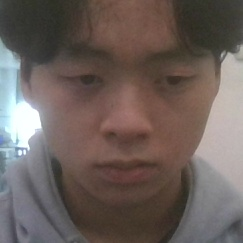
#> input picture quality_test_face_710.jpg, 243 x 243 px
$ python -i tda_experiments.py   (imports and definitions only)
#> lines starting #> are read from the running program, lines starting #| are printed output that depends on the picture; after the words box and inside, x2 and y2 are one past the last pixel; in counts of white or black regions, pixels touching at a corner belong together
"""
TDA Enhancement Experiments

This script systematically tests different TDA configurations to find optimal settings:
1. Different filtration functions (sublevel, superlevel, radial, distance transform)
2. Different persistence image resolutions (20x20, 32x32, 64x64)
3. Different bandwidths and weight functions
4. H0 only vs H0+H1 (multi-dimensional homology)

Usage:
    conda run -n face_recog python scripts/tda_experiments.py --smoke-test
    conda run -n face_recog python scripts/tda_experiments.py --full-benchmark
"""

import os
import sys
import time
import argparse
import numpy as np
from pathlib import Path
from typing import Tuple, List, Dict, Optional, Callable
from dataclasses import dataclass
import json
from tqdm import tqdm
import warnings
# [1 line not run here, left out]

# Add project root to path
PROJECT_ROOT = Path(__file__).parent.parent
sys.path.insert(0, str(PROJECT_ROOT))

# GUDHI imports
from gudhi.sklearn.cubical_persistence import CubicalPersistence
from gudhi.representations import PersistenceImage, DiagramSelector
from sklearn.pipeline import Pipeline
from sklearn.preprocessing import MinMaxScaler

# Image processing
from PIL import Image
from scipy import ndimage

# ============================================================================
# WEIGHT FUNCTIONS (for Persistence Image)
# ============================================================================

def weight_persistence_squared(x):
    """Standard: weight = (death - birth)^2 = persistence^2"""
    return (x[1] - x[0]) ** 2

def weight_death_squared(x):
    """Current: weight = death^2 (original implementation)"""
    return x[1] ** 2

def weight_linear_persistence(x):
    """Linear: weight = death - birth = persistence"""
    return x[1] - x[0]

def weight_log_persistence(x):
    """Log: weight = log(1 + persistence)"""
    return np.log1p(x[1] - x[0])

def weight_arctan_persistence(x):
    """Arctan: weight = arctan(persistence) - bounded, smooth"""
    return np.arctan(x[1] - x[0])


# ============================================================================
# FILTRATION FUNCTIONS (Image Preprocessing)
# ============================================================================

# [36 lines left out: functions filtration_sublevel, filtration_superlevel, filtration_radial, not called in this run]


def filtration_distance_transform(image: np.ndarray) -> np.ndarray:
    """
    Distance transform filtration: distance to nearest edge.
    Captures face contours and structure boundaries.
    """
    # Edge detection using Sobel
    from scipy.ndimage import sobel, distance_transform_edt

    # Compute gradient magnitude
    dx = sobel(image.astype(np.float64), axis=0)
    dy = sobel(image.astype(np.float64), axis=1)
    gradient = np.sqrt(dx**2 + dy**2)

    # Threshold to get edges
    threshold = np.percentile(gradient, 80)
    edges = gradient > threshold

    # Distance transform from edges
    dist = distance_transform_edt(~edges)

    # Normalize to [0, 255]
    if dist.max() > 0:
        dist = (dist / dist.max()) * 255.0

    return dist


# [7 lines left out: function filtration_gaussian_blur, not called in this run]


# ============================================================================
# ENHANCED TDA FEATURE EXTRACTOR
# ============================================================================

@dataclass
class TDAConfig:
    """Configuration for TDA feature extraction."""
    name: str
    homology_dims: List[int]  # [0] for H0, [0, 1] for H0+H1
    resolution: Tuple[int, int]
    bandwidth: float
    weight_fn: Callable
    filtration_fn: Callable
    stack_channels: bool = True  # If True, stack H0/H1 as channels; else concat

    def __repr__(self):
        h_str = "H0" if self.homology_dims == [0] else "H0+H1"
        return f"{self.name}({h_str}, {self.resolution[0]}x{self.resolution[1]}, bw={self.bandwidth})"


class EnhancedTDAExtractor:
    """
    Enhanced TDA feature extractor with configurable filtrations and homology.
    """

    # [463 lines left out: functions __init__, feature_dim, _prepare_images, _build_pipeline_for_dim, fit, transform and 6 more, not called in this run]


# [2 lines not run here, left out]

>>> import cv2
>>> picture = cv2.imread('../quality_test_face_710.jpg', cv2.IMREAD_GRAYSCALE)
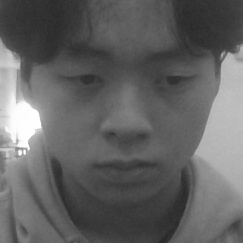
#> picture: shape (243, 243); min 39, max 255, mean 98.8
>>> result = filtration_distance_transform(picture)
#> in filtration_distance_transform, `dx = sobel(image.astype(np.float64), axis=0)`:
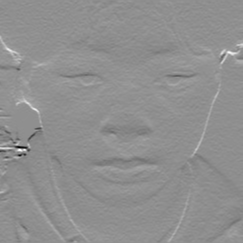
#> dx: shape (243, 243) float64; min -425, max 330, mean 0.7; drawn with min black and max white
#> in filtration_distance_transform, `dy = sobel(image.astype(np.float64), axis=1)`:
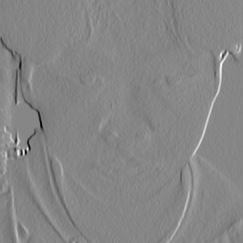
#> dy: shape (243, 243) float64; min -421, max 379, mean 0.2; drawn with min black and max white
#> in filtration_distance_transform, `gradient = np.sqrt(dx**2 + dy**2)`:
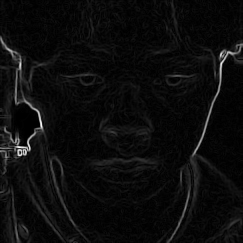
#> gradient: shape (243, 243) float64; min 0, max 434.2, mean 21.7; drawn with min black and max white
#> in filtration_distance_transform, `threshold = np.percentile(gradient, 80)`: threshold = 27.02
#> in filtration_distance_transform, `edges = gradient > threshold`:
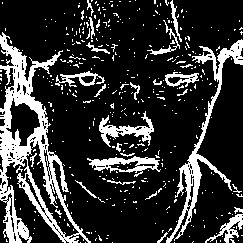
#> edges: shape (243, 243) bool; 19.9% white; 414 white regions (387 under 20 px), largest, box (x1, y1, x2, y2) and area: (0, 32, 91, 243) 5289, (166, 39, 243, 243) 2083, (87, 156, 161, 177) 632
#> in filtration_distance_transform, `dist = distance_transform_edt(~edges)`:
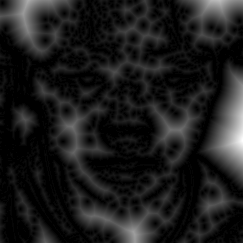
#> dist: shape (243, 243) float64; min 0, max 37.85, mean 4.3; drawn with min black and max white

$ run again, on test_face.jpg
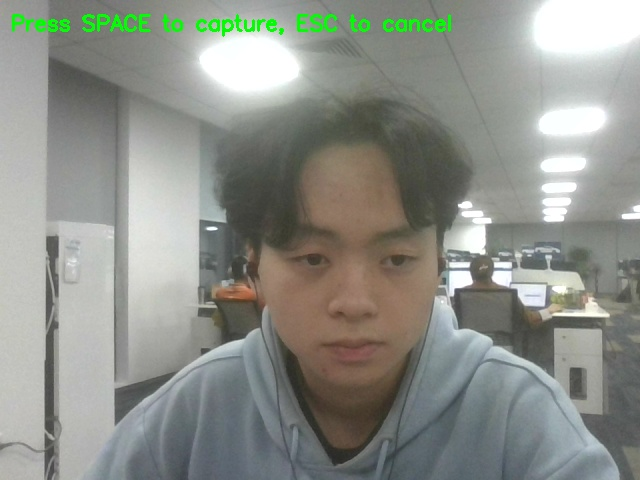
#> input picture test_face.jpg, 640 x 480 px
#> threshold = 29.15
#> in filtration_distance_transform, `edges = gradient > threshold`:
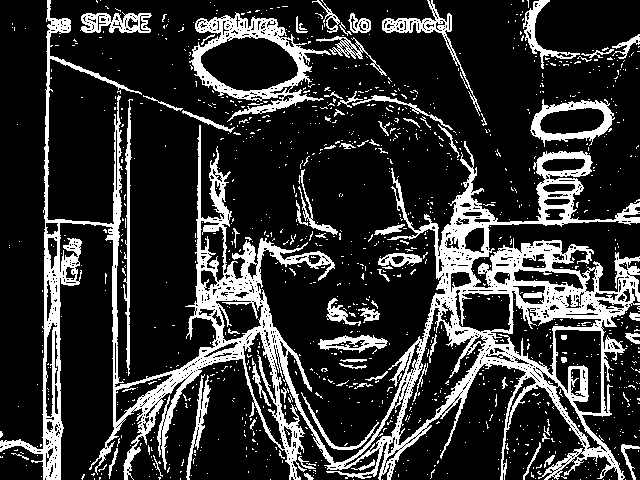
#> edges: shape (480, 640) bool; 19.9% white; 1173 white regions (1099 under 20 px), largest, box (x1, y1, x2, y2) and area: (0, 0, 640, 480) 41961, (189, 12, 331, 122) 3874, (530, 99, 615, 147) 1381
#> in filtration_distance_transform, `dist = distance_transform_edt(~edges)`:
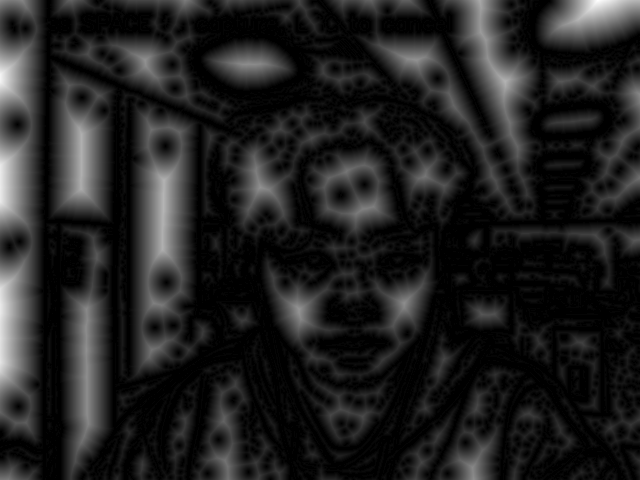
#> dist: shape (480, 640) float64; min 0, max 48, mean 6.2; drawn with min black and max white
